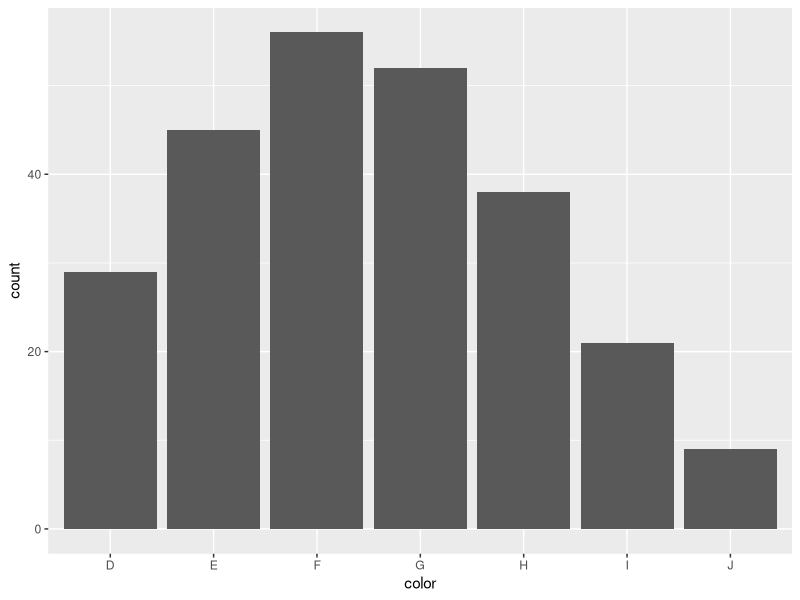
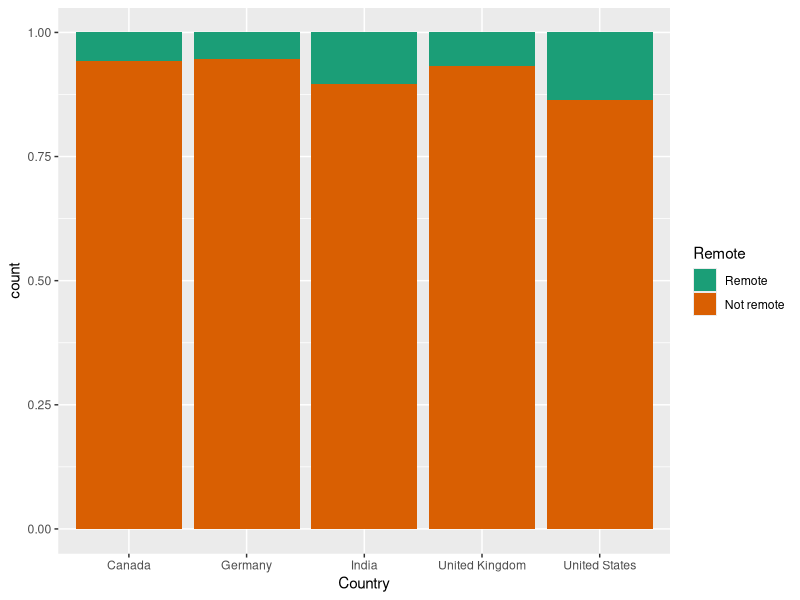
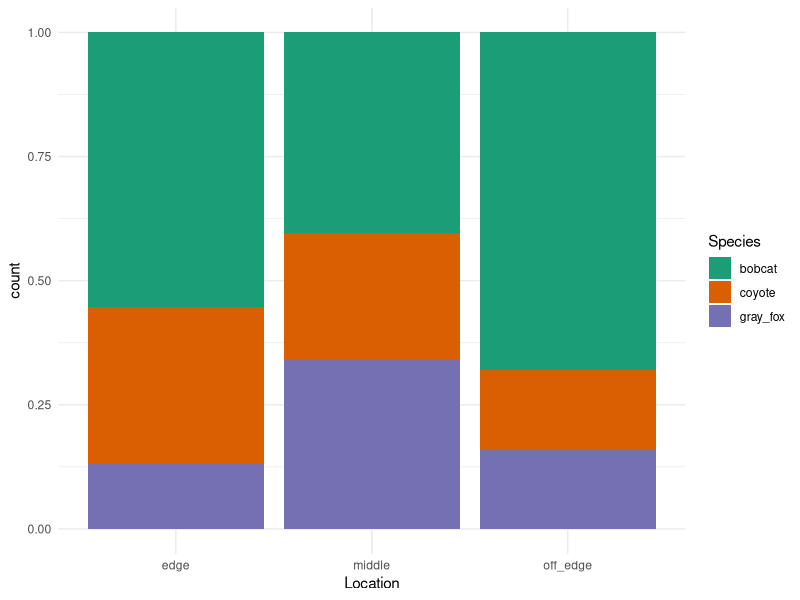

Reproduce these figures in R, in order.
## ---- chunk 1
library(tidyverse)
library(modeldata)
## ---- chunk 2
set.seed(1234)

diamonds_sample <- diamonds %>% 
  slice_sample(n = 250)
## ---- chunk 3
ggplot(
  diamonds_sample,
  aes(x = color)
) +
  geom_bar()
## ---- chunk 4
obs <- table(diamonds_sample$color)
## ---- chunk 5
chisq.test(obs, 
           p = rep(1/7, 7)) # repeats 1/7, 7 times
## ---- chunk 6
chisq.test(obs) # same as above
## ---- chunk 7
glimpse(stackoverflow)
## ---- chunk 8
table(stackoverflow$Remote, 
      stackoverflow$Country) # a numerical summary
## ---- chunk 9
ggplot(
  stackoverflow,
  aes(x = Country, fill = Remote)
) +
  geom_bar(position = "fill") +
  scale_fill_brewer(palette = "Dark2")
## ---- chunk 10
s_table <- table(stackoverflow$Remote, 
                 stackoverflow$Country)
## ---- chunk 11
chisq.test(s_table) # run the test for independence
## ---- chunk 12
glimpse(scat)
## ---- chunk 13
ggplot(
  scat,
  aes(x = Location, fill = Species)
) +
  geom_bar(position = "fill") +
  scale_fill_brewer(palette = "Dark2") +
  theme_minimal()
## ---- chunk 14
poop_table <- table(scat$Species,
                    scat$Location)

poop_table
## ---- chunk 15
chisq.test(poop_table)
